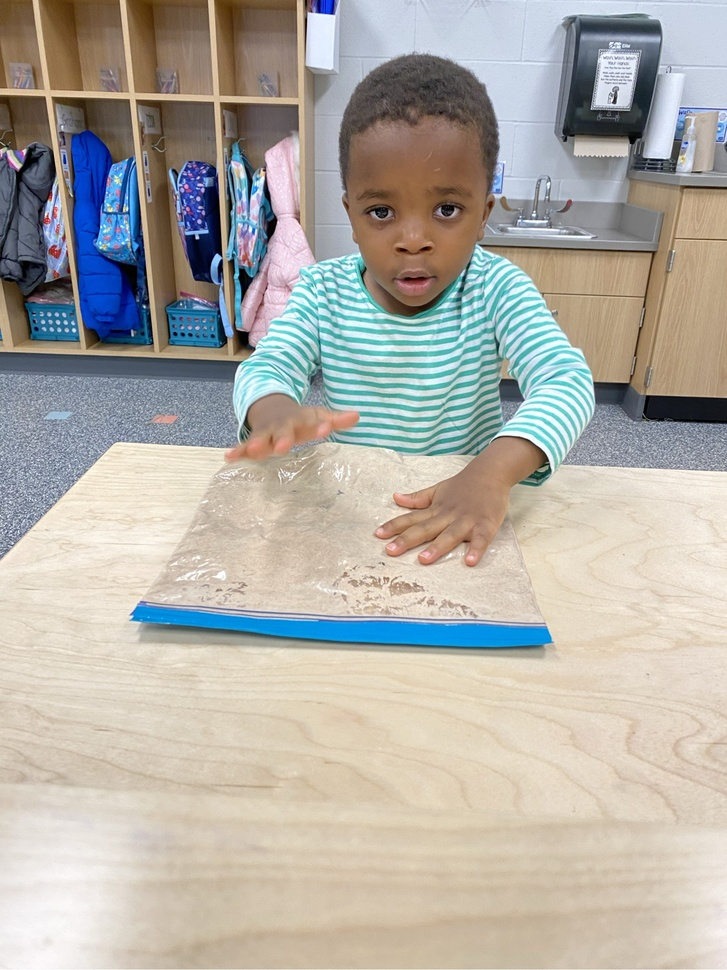
//> input picture imaging.seesaw10.jpg, 727 x 970 px, shrunk from 1500 x 2000 before the run, given in place of the camera
$ ./facecam_detection   (built with g++ and OpenCV 4)
//> lines starting //> are read from the running program, lines starting //| are printed output that depends on the picture; after the words box and inside, x2 and y2 are one past the last pixel; in counts of white or black regions, pixels touching at a corner belong together
#include "opencv2/objdetect.hpp" //https://docs.opencv.org/3.4/db/d28/tutorial_cascade_classifier.html
#include "opencv2/highgui.hpp"
#include "opencv2/imgproc.hpp"
#include "opencv2/videoio.hpp"
#include <iostream>
using namespace std;
using namespace cv;
void detectAndDisplay( Mat frame );
CascadeClassifier face_cascade;
CascadeClassifier eyes_cascade;
int main( int argc, const char** argv )
{
 CommandLineParser parser(argc, argv,
 "{help h||}"
 "{face_cascade|data/haarcascades/haarcascade_frontalface_alt.xml|Path to face cascade.}"
 "{eyes_cascade|data/haarcascades/haarcascade_eye_tree_eyeglasses.xml|Path to eyes cascade.}"
 "{camera|0|Camera device number.}");
 parser.about( "\nThis program demonstrates using the cv::CascadeClassifier class to detect objects (Face + eyes) in a video stream.\n"
 "You can use Haar or LBP features.\n\n" );
 parser.printMessage();
 String face_cascade_name = samples::findFile( parser.get<String>("face_cascade") );
 String eyes_cascade_name = samples::findFile( parser.get<String>("eyes_cascade") );
 //-- 1. Load the cascades
 if( !face_cascade.load( face_cascade_name ) )
 {
 cout << "--(!)Error loading face cascade\n";
 return -1;
 };
 if( !eyes_cascade.load( eyes_cascade_name ) )
 {
 cout << "--(!)Error loading eyes cascade\n";
 return -1;
 };
 int camera_device = parser.get<int>("camera");
 VideoCapture capture;
 //-- 2. Read the video stream
 capture.open( camera_device );
 if ( ! capture.isOpened() )
 {
 cout << "--(!)Error opening video capture\n";
 return -1;
 }
 Mat frame;
 while ( capture.read(frame) )
 {
//> frame is the input picture: 970 rows x 727 cols, CV_8UC3; mean B, G, R 166.2, 173.7, 177.1
 if( frame.empty() )
 {
 cout << "--(!) No captured frame -- Break!\n";
 break;
 }
 //-- 3. Apply the classifier to the frame
 detectAndDisplay( frame );
 if( waitKey(10) == 27 )
 {
 break; // escape
 }
 }
 return 0;
}
void detectAndDisplay( Mat frame )
{
 Mat frame_gray;
 cvtColor( frame, frame_gray, COLOR_BGR2GRAY );
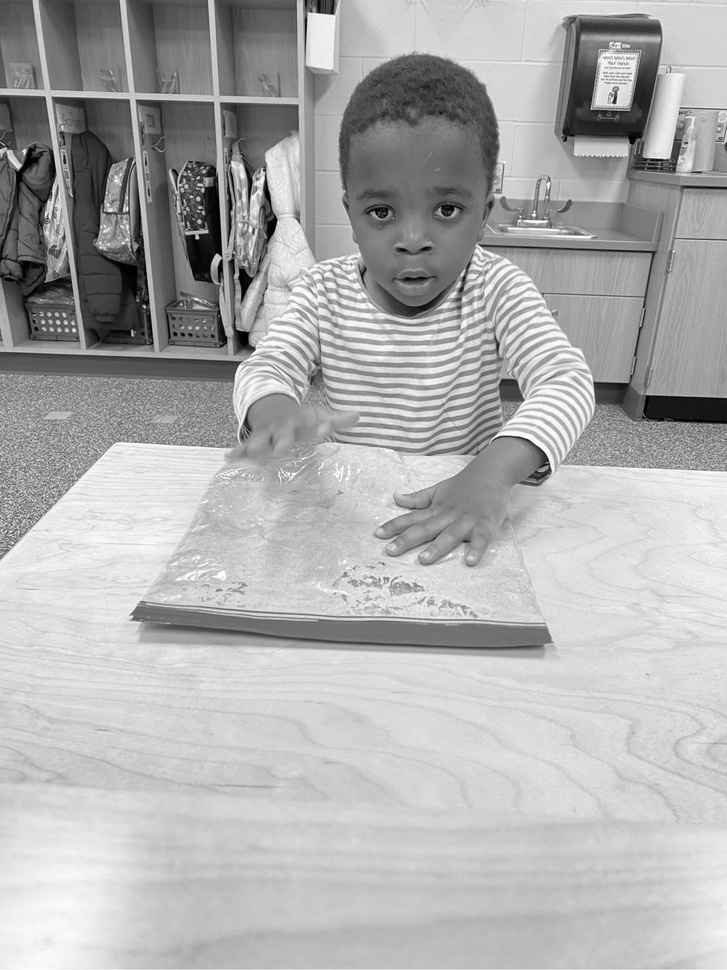
//> frame_gray: 970 rows x 727 cols, CV_8UC1; min 0, max 255, mean 173.9
 equalizeHist( frame_gray, frame_gray );
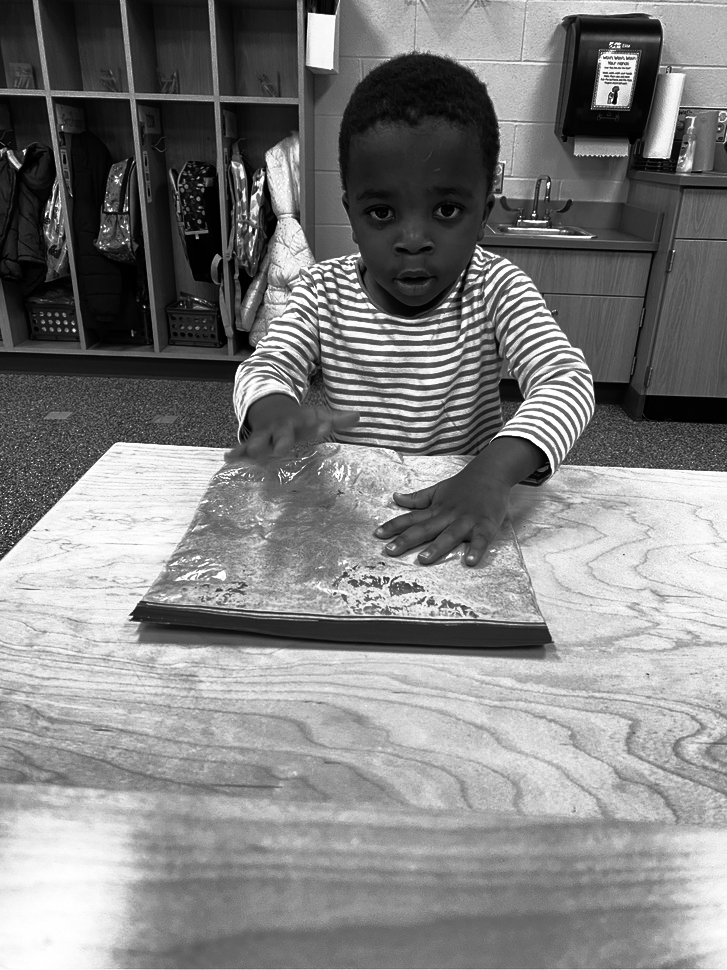
//> frame_gray: 970 rows x 727 cols, CV_8UC1; min 0, max 255, mean 128.5
 //-- Detect faces
 std::vector<Rect> faces;
 face_cascade.detectMultiScale( frame_gray, faces );
//> faces = 1 Rect (x, y, width, height): [341, 156, 146, 146]
 for ( size_t i = 0; i < faces.size(); i++ )
 {
 Point center( faces[i].x + faces[i].width/2, faces[i].y + faces[i].height/2 );
 ellipse( frame, center, Size( faces[i].width/2, faces[i].height/2 ), 0, 0, 360, Scalar( 255, 0, 255 ), 4 );
 Mat faceROI = frame_gray( faces[i] );
 //-- In each face, detect eyes
 std::vector<Rect> eyes;
 eyes_cascade.detectMultiScale( faceROI, eyes );
 for ( size_t j = 0; j < eyes.size(); j++ )
 {
 Point eye_center( faces[i].x + eyes[j].x + eyes[j].width/2, faces[i].y + eyes[j].y + eyes[j].height/2 );
 int radius = cvRound( (eyes[j].width + eyes[j].height)*0.25 );
 circle( frame, eye_center, radius, Scalar( 255, 0, 0 ), 4 );
 }
 }
//> this loop made 1 pass
//> center on pass 1: Point(414, 229)
//> pass 1, in detectAndDisplay, `Mat faceROI = frame_gray( faces[i] );`:
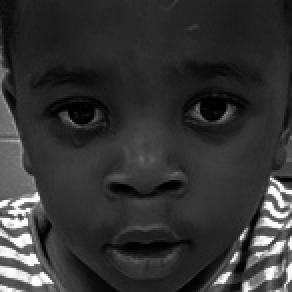
//> faceROI: 146 rows x 146 cols, CV_8UC1 (shown 2 times larger); min 0, max 255, mean 51.7
//> after the loop:
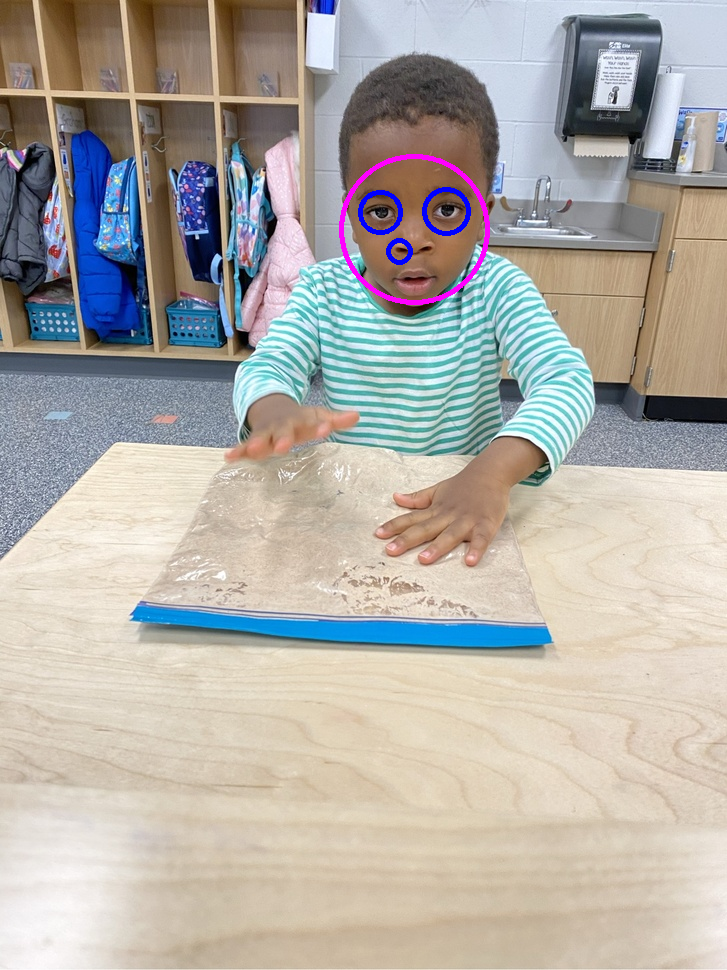
//> frame: 970 rows x 727 cols, CV_8UC3; 0.56% of pixels changed, all inside (x1, y1, x2, y2) = (339, 154, 490, 305)
//> the Esc key is pressed
 //-- Show what you got
 imshow( "Capture - Face detection", frame );
}

$ run again, on imaging.seesaw11.jpg
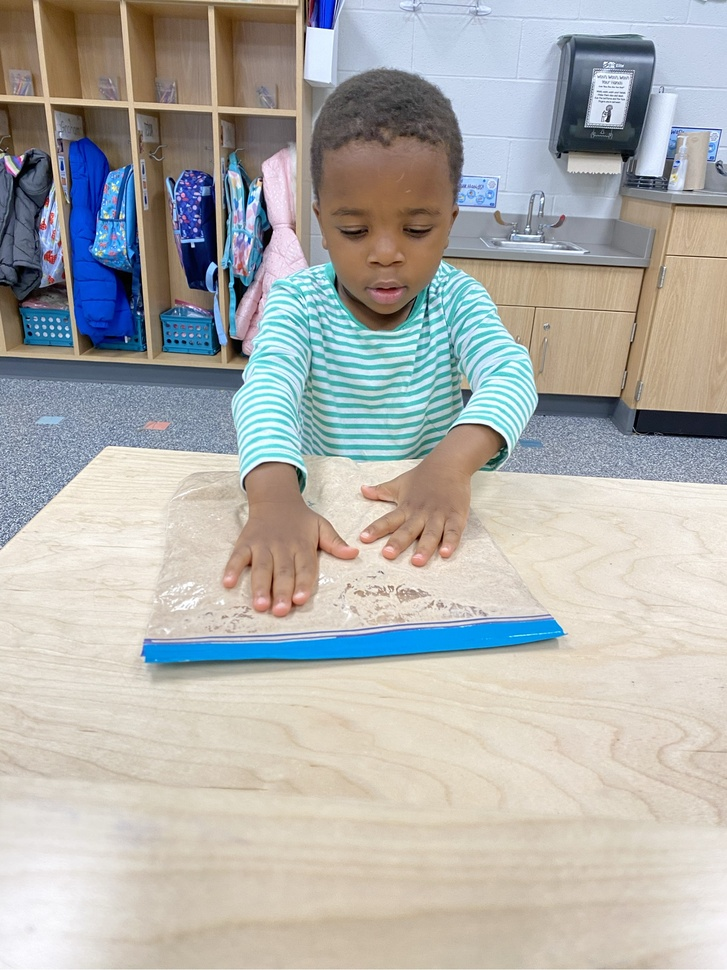
//> input picture imaging.seesaw11.jpg, 727 x 970 px, shrunk from 1500 x 2000 before the run, given in place of the camera
//> frame is the input picture: 970 rows x 727 cols, CV_8UC3; mean B, G, R 172.2, 175.9, 176.3
//> faces = 1 Rect (x, y, width, height): [319, 178, 132, 132]
//> the loop in detectAndDisplay, `for ( size_t i = 0; i < faces.size(); i++ )` made 1 pass
//> (center, eyes) on pass 1: (Point(385, 244), 1 Rect (x, y, width, height): [9, 34, 46, 46])
//> pass 1, in detectAndDisplay, `Mat faceROI = frame_gray( faces[i] );`:
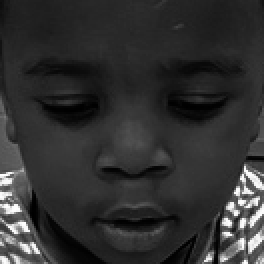
//> faceROI: 132 rows x 132 cols, CV_8UC1 (shown 2 times larger); min 0, max 254, mean 48.6
//> after the loop in detectAndDisplay, `for ( size_t i = 0; i < faces.size(); i++ )`:
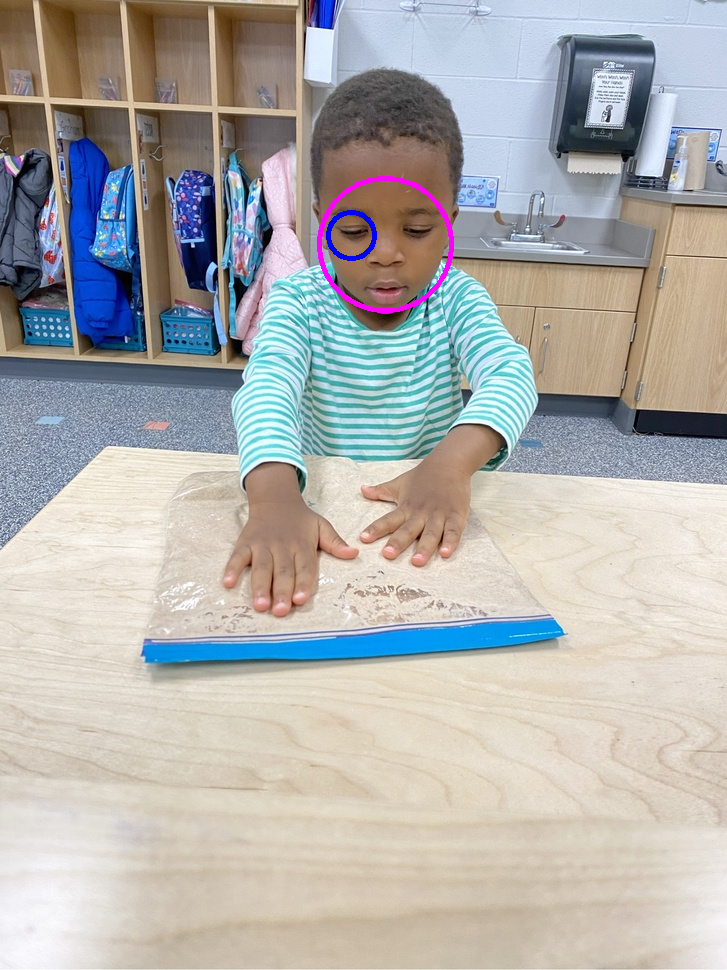
//> frame: 970 rows x 727 cols, CV_8UC3; 0.4% of pixels changed, all inside (x1, y1, x2, y2) = (317, 176, 454, 313)

$ run again, on imaging.seesaw14.jpg
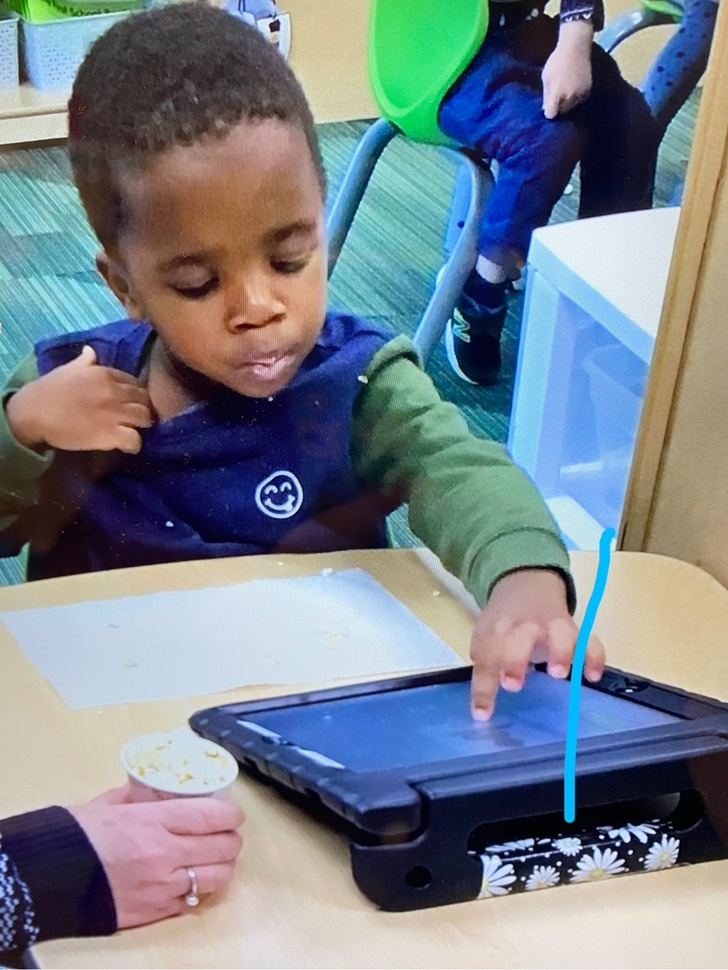
//> input picture imaging.seesaw14.jpg, 728 x 970 px, shrunk from 1247 x 1662 before the run, given in place of the camera
//> frame is the input picture: 970 rows x 728 cols, CV_8UC3; mean B, G, R 139.4, 130.2, 120.3
//> in detectAndDisplay, `cvtColor( frame, frame_gray, COLOR_BGR2GRAY );`:
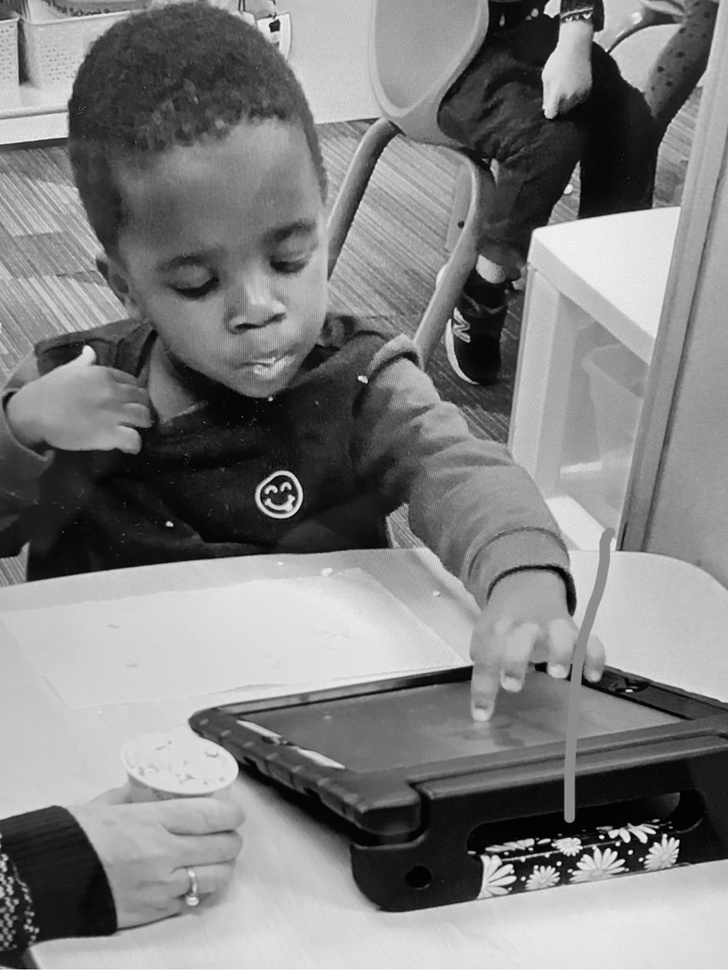
//> frame_gray: 970 rows x 728 cols, CV_8UC1; min 0, max 248, mean 128.3
//> in detectAndDisplay, `equalizeHist( frame_gray, frame_gray );`:
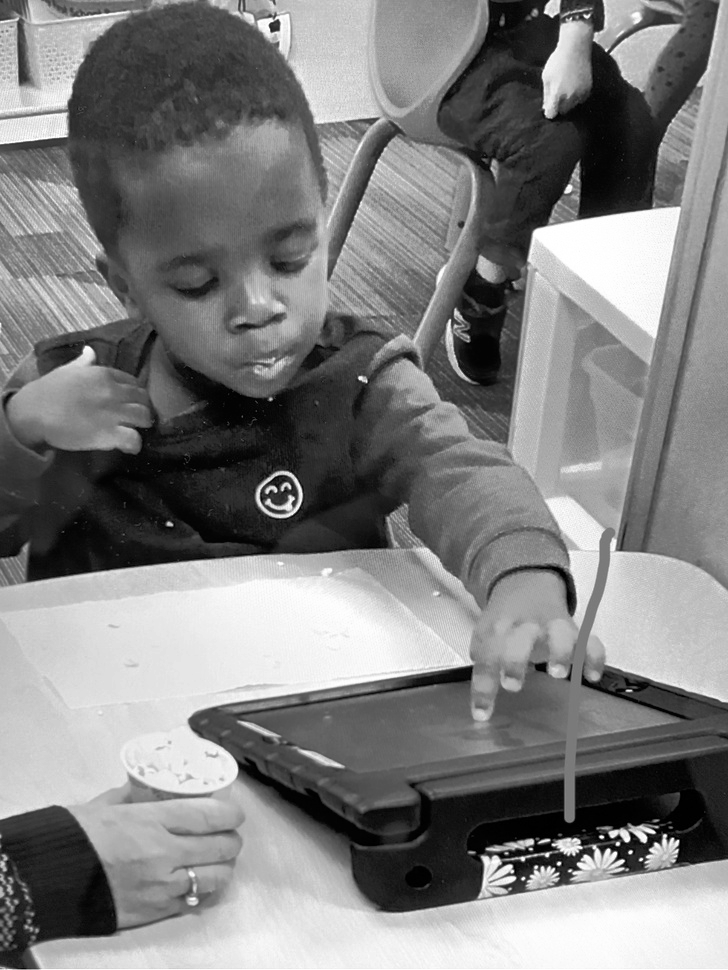
//> frame_gray: 970 rows x 728 cols, CV_8UC1; min 0, max 255, mean 128.1
//> faces = empty

$ run again, on imaging.seesaw15.jpg
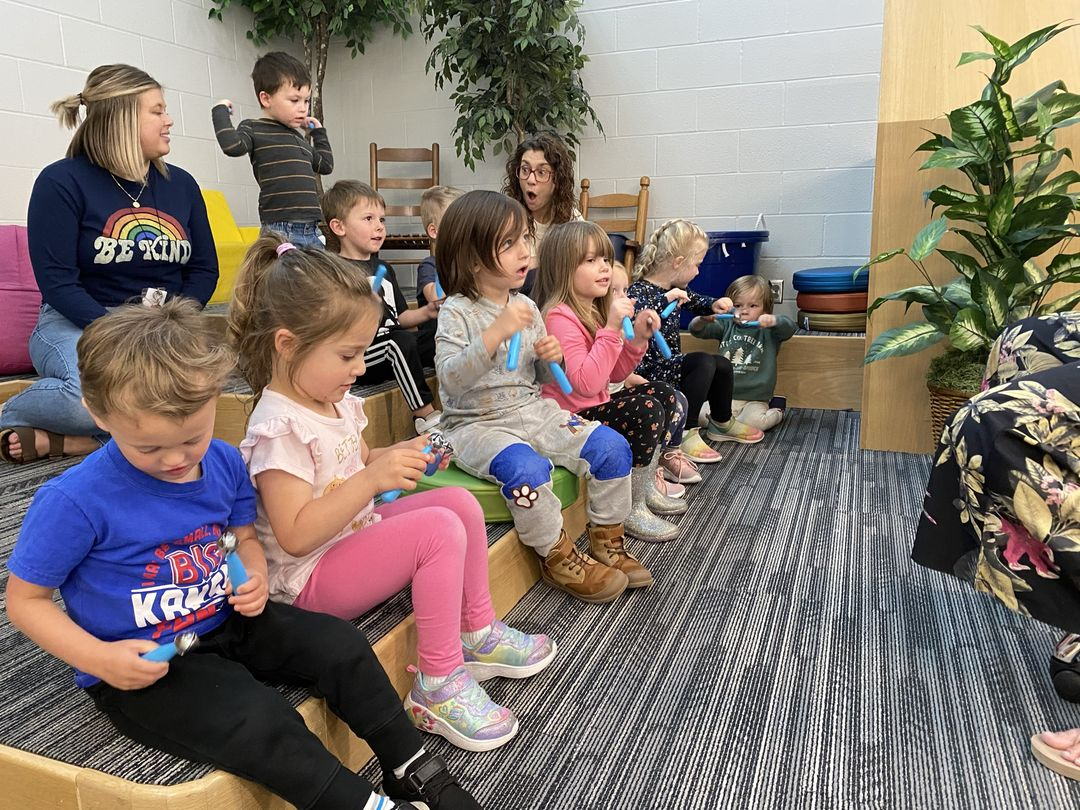
//> input picture imaging.seesaw15.jpg, 1080 x 810 px, given in place of the camera
//> frame is the input picture: 810 rows x 1080 cols, CV_8UC3; mean B, G, R 112.3, 118.5, 129.3
//> in detectAndDisplay, `cvtColor( frame, frame_gray, COLOR_BGR2GRAY );`:
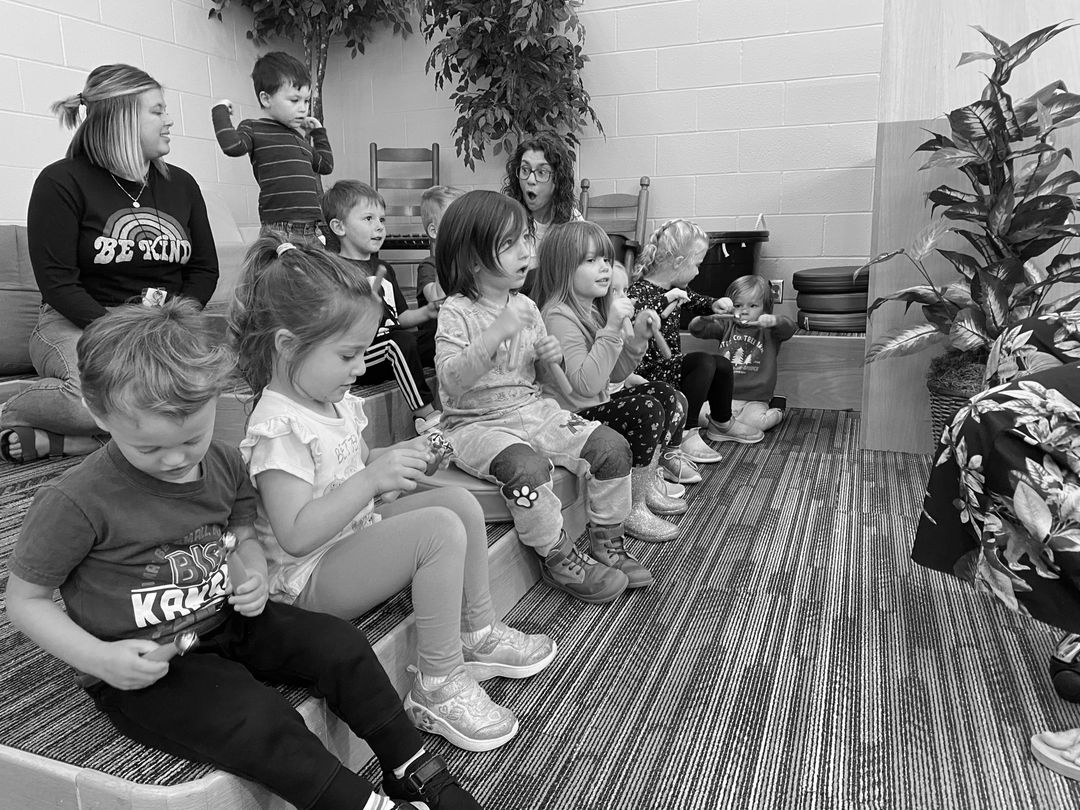
//> frame_gray: 810 rows x 1080 cols, CV_8UC1; min 0, max 255, mean 121
//> faces = 2 Rects (x, y, width, height): [509, 151, 50, 50], [352, 200, 49, 49]
//> the loop in detectAndDisplay, `for ( size_t i = 0; i < faces.size(); i++ )` made 2 passes
//> center on passes 1 to 2: Point(534, 176), Point(376, 224)
//> after the loop in detectAndDisplay, `for ( size_t i = 0; i < faces.size(); i++ )`:
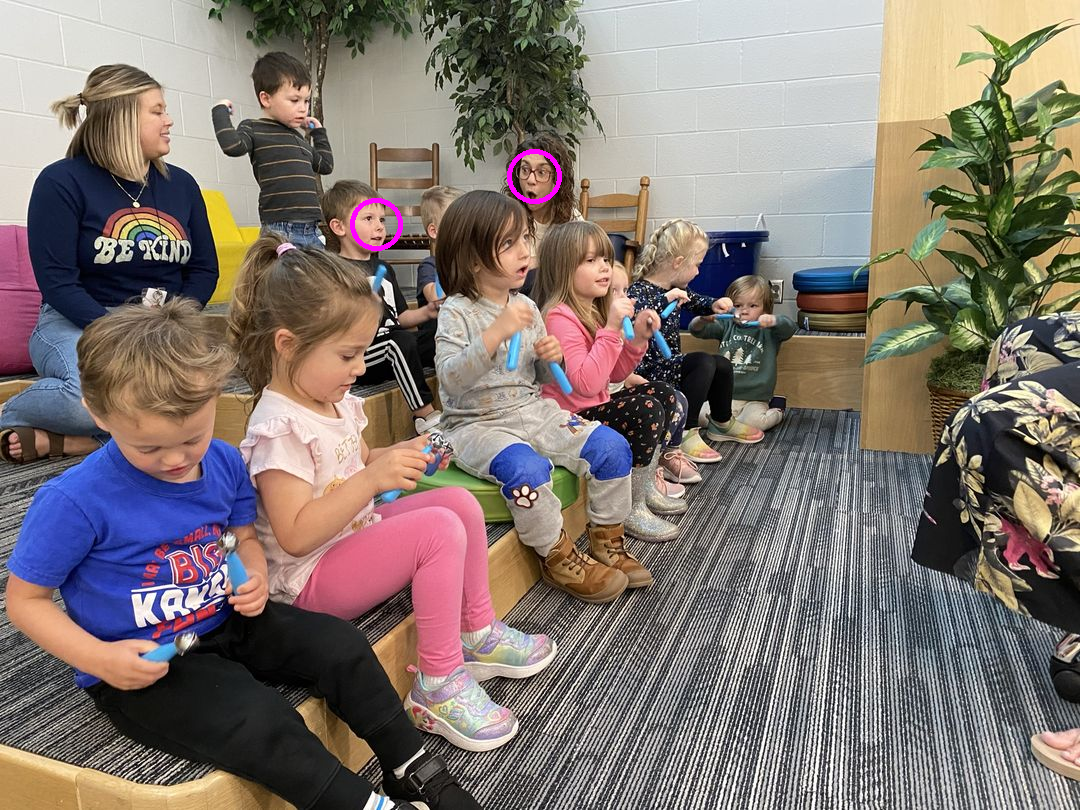
//> frame: 810 rows x 1080 cols, CV_8UC3; 0.18% of pixels changed, all inside (x1, y1, x2, y2) = (350, 149, 562, 251)
